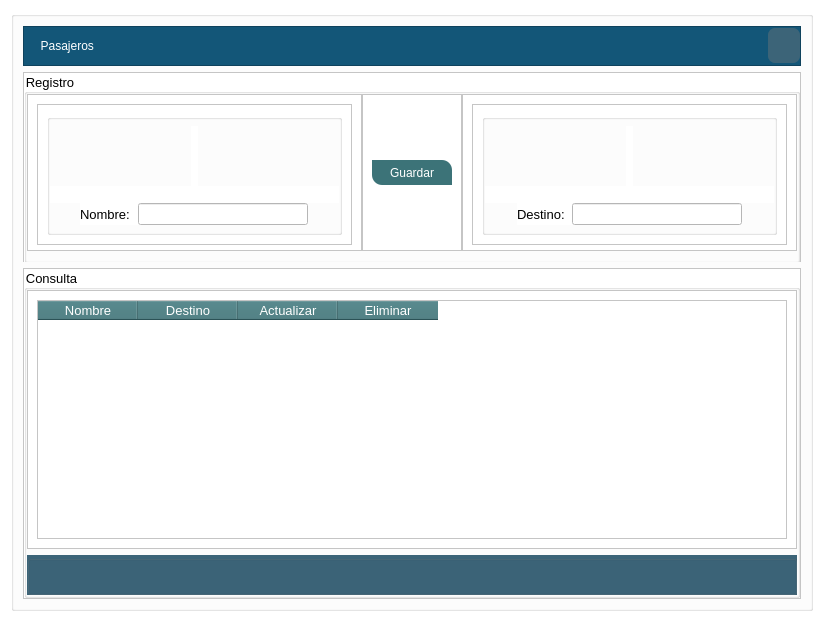
<?xml version="1.0" encoding="UTF-8"?>
<ui version="4.0">
 <class>Form</class>
 <widget class="QWidget" name="Form">
  <property name="geometry">
   <rect>
    <x>0</x>
    <y>0</y>
    <width>814</width>
    <height>605</height>
   </rect>
  </property>
  <property name="windowTitle">
   <string>Form</string>
  </property>
  <property name="styleSheet">
   <string notr="true">background-color: rgb(255, 255, 255);</string>
  </property>
  <layout class="QVBoxLayout" name="verticalLayout">
   <item>
    <widget class="QGroupBox" name="groupBox_3">
     <property name="title">
      <string/>
     </property>
     <layout class="QGridLayout" name="gridLayout_14">
      <item row="0" column="0">
       <widget class="QFrame" name="frame_superior">
        <property name="minimumSize">
         <size>
          <width>0</width>
          <height>40</height>
         </size>
        </property>
        <property name="maximumSize">
         <size>
          <width>16777215</width>
          <height>40</height>
         </size>
        </property>
        <property name="styleSheet">
         <string notr="true">background-color: rgb(19, 86, 120);</string>
        </property>
        <property name="frameShape">
         <enum>QFrame::StyledPanel</enum>
        </property>
        <property name="frameShadow">
         <enum>QFrame::Raised</enum>
        </property>
        <layout class="QHBoxLayout" name="horizontalLayout_2">
         <property name="spacing">
          <number>2</number>
         </property>
         <property name="leftMargin">
          <number>0</number>
         </property>
         <property name="topMargin">
          <number>0</number>
         </property>
         <property name="rightMargin">
          <number>0</number>
         </property>
         <property name="bottomMargin">
          <number>0</number>
         </property>
         <item>
          <widget class="QLabel" name="label_28">
           <property name="styleSheet">
            <string notr="true">color: rgb(255, 255, 255);</string>
           </property>
           <property name="text">
            <string>     Pasajeros</string>
           </property>
          </widget>
         </item>
         <item>
          <spacer name="horizontalSpacer">
           <property name="orientation">
            <enum>Qt::Horizontal</enum>
           </property>
           <property name="sizeHint" stdset="0">
            <size>
             <width>656</width>
             <height>20</height>
            </size>
           </property>
          </spacer>
         </item>
         <item>
          <widget class="QPushButton" name="btn_cerrar">
           <property name="maximumSize">
            <size>
             <width>16777215</width>
             <height>35</height>
            </size>
           </property>
           <property name="styleSheet">
            <string notr="true">QPushButton{
border-radius:7px;
background-color: rgb(60, 100, 120);
}
QPushButton:hover{
	border:10px solid rgb(50, 83, 100);
	
	background-color: rgb(255, 255, 255);

}</string>
           </property>
           <property name="text">
            <string/>
           </property>
           <property name="icon">
            <iconset>
             <normaloff>images/51517.png</normaloff>images/51517.png</iconset>
           </property>
           <property name="iconSize">
            <size>
             <width>30</width>
             <height>30</height>
            </size>
           </property>
          </widget>
         </item>
        </layout>
       </widget>
      </item>
      <item row="1" column="0">
       <widget class="QFrame" name="frame_26">
        <property name="maximumSize">
         <size>
          <width>16777215</width>
          <height>190</height>
         </size>
        </property>
        <property name="frameShape">
         <enum>QFrame::StyledPanel</enum>
        </property>
        <property name="frameShadow">
         <enum>QFrame::Raised</enum>
        </property>
        <layout class="QVBoxLayout" name="verticalLayout_38">
         <property name="spacing">
          <number>0</number>
         </property>
         <property name="leftMargin">
          <number>0</number>
         </property>
         <property name="topMargin">
          <number>0</number>
         </property>
         <property name="rightMargin">
          <number>0</number>
         </property>
         <property name="bottomMargin">
          <number>0</number>
         </property>
         <item>
          <widget class="QGroupBox" name="groupBox_31">
           <property name="minimumSize">
            <size>
             <width>0</width>
             <height>190</height>
            </size>
           </property>
           <property name="maximumSize">
            <size>
             <width>16777215</width>
             <height>190</height>
            </size>
           </property>
           <property name="font">
            <font>
             <pointsize>10</pointsize>
            </font>
           </property>
           <property name="title">
            <string>Registro</string>
           </property>
           <layout class="QHBoxLayout" name="horizontalLayout_29">
            <property name="spacing">
             <number>0</number>
            </property>
            <property name="leftMargin">
             <number>0</number>
            </property>
            <property name="topMargin">
             <number>0</number>
            </property>
            <property name="rightMargin">
             <number>0</number>
            </property>
            <item>
             <spacer name="horizontalSpacer_35">
              <property name="orientation">
               <enum>Qt::Horizontal</enum>
              </property>
              <property name="sizeHint" stdset="0">
               <size>
                <width>39</width>
                <height>20</height>
               </size>
              </property>
             </spacer>
            </item>
            <item>
             <widget class="QFrame" name="frame_38">
              <property name="frameShape">
               <enum>QFrame::StyledPanel</enum>
              </property>
              <property name="frameShadow">
               <enum>QFrame::Raised</enum>
              </property>
              <layout class="QGridLayout" name="gridLayout_30">
               <item row="0" column="0">
                <widget class="QFrame" name="frame_39">
                 <property name="minimumSize">
                  <size>
                   <width>315</width>
                   <height>141</height>
                  </size>
                 </property>
                 <property name="maximumSize">
                  <size>
                   <width>301</width>
                   <height>141</height>
                  </size>
                 </property>
                 <property name="frameShape">
                  <enum>QFrame::StyledPanel</enum>
                 </property>
                 <property name="frameShadow">
                  <enum>QFrame::Raised</enum>
                 </property>
                 <layout class="QGridLayout" name="gridLayout_31">
                  <item row="0" column="0">
                   <widget class="QGroupBox" name="groupBox_32">
                    <property name="title">
                     <string/>
                    </property>
                    <layout class="QGridLayout" name="gridLayout_32">
                     <property name="leftMargin">
                      <number>0</number>
                     </property>
                     <property name="topMargin">
                      <number>0</number>
                     </property>
                     <property name="rightMargin">
                      <number>0</number>
                     </property>
                     <property name="bottomMargin">
                      <number>0</number>
                     </property>
                     <property name="spacing">
                      <number>0</number>
                     </property>
                     <item row="0" column="0">
                      <layout class="QVBoxLayout" name="verticalLayout_41">
                       <item>
                        <layout class="QHBoxLayout" name="horizontalLayout_31">
                         <item>
                          <spacer name="horizontalSpacer_20">
                           <property name="orientation">
                            <enum>Qt::Horizontal</enum>
                           </property>
                           <property name="sizeHint" stdset="0">
                            <size>
                             <width>40</width>
                             <height>20</height>
                            </size>
                           </property>
                          </spacer>
                         </item>
                         <item>
                          <widget class="QLabel" name="label_14">
                           <property name="maximumSize">
                            <size>
                             <width>60</width>
                             <height>60</height>
                            </size>
                           </property>
                           <property name="text">
                            <string/>
                           </property>
                           <property name="pixmap">
                            <pixmap>images/949663.png</pixmap>
                           </property>
                           <property name="scaledContents">
                            <bool>true</bool>
                           </property>
                           <property name="alignment">
                            <set>Qt::AlignCenter</set>
                           </property>
                          </widget>
                         </item>
                         <item>
                          <spacer name="horizontalSpacer_5">
                           <property name="orientation">
                            <enum>Qt::Horizontal</enum>
                           </property>
                           <property name="sizeHint" stdset="0">
                            <size>
                             <width>40</width>
                             <height>20</height>
                            </size>
                           </property>
                          </spacer>
                         </item>
                        </layout>
                       </item>
                       <item>
                        <widget class="QLineEdit" name="ledt_pasajeros_id">
                         <property name="enabled">
                          <bool>false</bool>
                         </property>
                         <property name="font">
                          <font>
                           <pointsize>10</pointsize>
                           <kerning>false</kerning>
                          </font>
                         </property>
                         <property name="mouseTracking">
                          <bool>false</bool>
                         </property>
                         <property name="acceptDrops">
                          <bool>false</bool>
                         </property>
                         <property name="toolTip">
                          <string notr="true"/>
                         </property>
                         <property name="accessibleDescription">
                          <string notr="true"/>
                         </property>
                         <property name="styleSheet">
                          <string notr="true">color: rgb(255, 255, 255);</string>
                         </property>
                         <property name="frame">
                          <bool>false</bool>
                         </property>
                         <property name="readOnly">
                          <bool>false</bool>
                         </property>
                         <property name="placeholderText">
                          <string notr="true"/>
                         </property>
                        </widget>
                       </item>
                       <item>
                        <layout class="QHBoxLayout" name="horizontalLayout">
                         <item>
                          <spacer name="horizontalSpacer_27">
                           <property name="orientation">
                            <enum>Qt::Horizontal</enum>
                           </property>
                           <property name="sizeHint" stdset="0">
                            <size>
                             <width>40</width>
                             <height>20</height>
                            </size>
                           </property>
                          </spacer>
                         </item>
                         <item>
                          <widget class="QLabel" name="label_88">
                           <property name="font">
                            <font>
                             <pointsize>10</pointsize>
                            </font>
                           </property>
                           <property name="text">
                            <string>Nombre:  </string>
                           </property>
                          </widget>
                         </item>
                         <item>
                          <widget class="QLineEdit" name="ledt_pasajeros_nombre">
                           <property name="minimumSize">
                            <size>
                             <width>170</width>
                             <height>0</height>
                            </size>
                           </property>
                          </widget>
                         </item>
                         <item>
                          <spacer name="horizontalSpacer_29">
                           <property name="orientation">
                            <enum>Qt::Horizontal</enum>
                           </property>
                           <property name="sizeHint" stdset="0">
                            <size>
                             <width>40</width>
                             <height>20</height>
                            </size>
                           </property>
                          </spacer>
                         </item>
                        </layout>
                       </item>
                      </layout>
                     </item>
                    </layout>
                   </widget>
                  </item>
                 </layout>
                </widget>
               </item>
              </layout>
             </widget>
            </item>
            <item>
             <widget class="QFrame" name="frame_40">
              <property name="frameShape">
               <enum>QFrame::StyledPanel</enum>
              </property>
              <property name="frameShadow">
               <enum>QFrame::Raised</enum>
              </property>
              <layout class="QVBoxLayout" name="verticalLayout_40">
               <item>
                <spacer name="verticalSpacer_19">
                 <property name="orientation">
                  <enum>Qt::Vertical</enum>
                 </property>
                 <property name="sizeHint" stdset="0">
                  <size>
                   <width>17</width>
                   <height>27</height>
                  </size>
                 </property>
                </spacer>
               </item>
               <item>
                <layout class="QVBoxLayout" name="verticalLayout_39">
                 <item>
                  <widget class="QPushButton" name="btn_agregar_pasajero">
                   <property name="minimumSize">
                    <size>
                     <width>80</width>
                     <height>25</height>
                    </size>
                   </property>
                   <property name="styleSheet">
                    <string notr="true">QPushButton{
	border-top-right-radius:10px;
	border-bottom-left-radius:10px;
	background-color: rgb(60, 115, 120);
	
	color: rgb(255, 255, 255);
}
QPushButton:hover{
	background-color: rgb(0, 85, 120);
}</string>
                   </property>
                   <property name="text">
                    <string>Guardar</string>
                   </property>
                  </widget>
                 </item>
                </layout>
               </item>
               <item>
                <spacer name="verticalSpacer_2">
                 <property name="orientation">
                  <enum>Qt::Vertical</enum>
                 </property>
                 <property name="sizeHint" stdset="0">
                  <size>
                   <width>20</width>
                   <height>40</height>
                  </size>
                 </property>
                </spacer>
               </item>
              </layout>
             </widget>
            </item>
            <item>
             <widget class="QFrame" name="frame_47">
              <property name="frameShape">
               <enum>QFrame::StyledPanel</enum>
              </property>
              <property name="frameShadow">
               <enum>QFrame::Raised</enum>
              </property>
              <layout class="QGridLayout" name="gridLayout_33">
               <item row="0" column="0">
                <widget class="QFrame" name="frame_48">
                 <property name="minimumSize">
                  <size>
                   <width>315</width>
                   <height>141</height>
                  </size>
                 </property>
                 <property name="maximumSize">
                  <size>
                   <width>301</width>
                   <height>141</height>
                  </size>
                 </property>
                 <property name="frameShape">
                  <enum>QFrame::StyledPanel</enum>
                 </property>
                 <property name="frameShadow">
                  <enum>QFrame::Raised</enum>
                 </property>
                 <layout class="QGridLayout" name="gridLayout_15">
                  <item row="0" column="0">
                   <widget class="QGroupBox" name="groupBox_33">
                    <property name="title">
                     <string/>
                    </property>
                    <layout class="QGridLayout" name="gridLayout_34">
                     <property name="leftMargin">
                      <number>0</number>
                     </property>
                     <property name="topMargin">
                      <number>0</number>
                     </property>
                     <property name="rightMargin">
                      <number>0</number>
                     </property>
                     <property name="bottomMargin">
                      <number>0</number>
                     </property>
                     <property name="spacing">
                      <number>0</number>
                     </property>
                     <item row="0" column="0">
                      <layout class="QVBoxLayout" name="verticalLayout_42">
                       <item>
                        <layout class="QHBoxLayout" name="horizontalLayout_32">
                         <item>
                          <spacer name="horizontalSpacer_22">
                           <property name="orientation">
                            <enum>Qt::Horizontal</enum>
                           </property>
                           <property name="sizeHint" stdset="0">
                            <size>
                             <width>40</width>
                             <height>20</height>
                            </size>
                           </property>
                          </spacer>
                         </item>
                         <item>
                          <widget class="QLabel" name="label_32">
                           <property name="maximumSize">
                            <size>
                             <width>60</width>
                             <height>60</height>
                            </size>
                           </property>
                           <property name="text">
                            <string/>
                           </property>
                           <property name="pixmap">
                            <pixmap>images/10733323.png</pixmap>
                           </property>
                           <property name="scaledContents">
                            <bool>true</bool>
                           </property>
                          </widget>
                         </item>
                         <item>
                          <spacer name="horizontalSpacer_21">
                           <property name="orientation">
                            <enum>Qt::Horizontal</enum>
                           </property>
                           <property name="sizeHint" stdset="0">
                            <size>
                             <width>40</width>
                             <height>20</height>
                            </size>
                           </property>
                          </spacer>
                         </item>
                        </layout>
                       </item>
                       <item>
                        <widget class="QLineEdit" name="ledt_pasajeros_id_viaje">
                         <property name="enabled">
                          <bool>false</bool>
                         </property>
                         <property name="font">
                          <font>
                           <pointsize>10</pointsize>
                           <kerning>false</kerning>
                          </font>
                         </property>
                         <property name="mouseTracking">
                          <bool>false</bool>
                         </property>
                         <property name="acceptDrops">
                          <bool>false</bool>
                         </property>
                         <property name="toolTip">
                          <string notr="true"/>
                         </property>
                         <property name="whatsThis">
                          <string notr="true"/>
                         </property>
                         <property name="accessibleDescription">
                          <string notr="true"/>
                         </property>
                         <property name="styleSheet">
                          <string notr="true">color: rgb(255, 255, 255);</string>
                         </property>
                         <property name="frame">
                          <bool>false</bool>
                         </property>
                         <property name="placeholderText">
                          <string/>
                         </property>
                        </widget>
                       </item>
                       <item>
                        <layout class="QHBoxLayout" name="horizontalLayout_30">
                         <item>
                          <spacer name="horizontalSpacer_28">
                           <property name="orientation">
                            <enum>Qt::Horizontal</enum>
                           </property>
                           <property name="sizeHint" stdset="0">
                            <size>
                             <width>40</width>
                             <height>20</height>
                            </size>
                           </property>
                          </spacer>
                         </item>
                         <item>
                          <widget class="QLabel" name="label_97">
                           <property name="font">
                            <font>
                             <pointsize>10</pointsize>
                            </font>
                           </property>
                           <property name="text">
                            <string>Destino:  </string>
                           </property>
                          </widget>
                         </item>
                         <item>
                          <widget class="QLineEdit" name="ledt_pasajeros_destino">
                           <property name="minimumSize">
                            <size>
                             <width>170</width>
                             <height>0</height>
                            </size>
                           </property>
                          </widget>
                         </item>
                         <item>
                          <spacer name="horizontalSpacer_30">
                           <property name="orientation">
                            <enum>Qt::Horizontal</enum>
                           </property>
                           <property name="sizeHint" stdset="0">
                            <size>
                             <width>40</width>
                             <height>20</height>
                            </size>
                           </property>
                          </spacer>
                         </item>
                        </layout>
                       </item>
                      </layout>
                     </item>
                    </layout>
                   </widget>
                  </item>
                 </layout>
                </widget>
               </item>
              </layout>
             </widget>
            </item>
            <item>
             <spacer name="horizontalSpacer_38">
              <property name="orientation">
               <enum>Qt::Horizontal</enum>
              </property>
              <property name="sizeHint" stdset="0">
               <size>
                <width>39</width>
                <height>20</height>
               </size>
              </property>
             </spacer>
            </item>
           </layout>
          </widget>
         </item>
        </layout>
       </widget>
      </item>
      <item row="2" column="0">
       <widget class="QFrame" name="frame_2">
        <property name="frameShape">
         <enum>QFrame::StyledPanel</enum>
        </property>
        <property name="frameShadow">
         <enum>QFrame::Raised</enum>
        </property>
        <layout class="QGridLayout" name="gridLayout_2">
         <property name="leftMargin">
          <number>0</number>
         </property>
         <property name="topMargin">
          <number>0</number>
         </property>
         <property name="rightMargin">
          <number>0</number>
         </property>
         <property name="bottomMargin">
          <number>0</number>
         </property>
         <property name="spacing">
          <number>0</number>
         </property>
         <item row="0" column="0">
          <widget class="QGroupBox" name="groupBox_4">
           <property name="font">
            <font>
             <pointsize>10</pointsize>
            </font>
           </property>
           <property name="title">
            <string>Consulta</string>
           </property>
           <layout class="QVBoxLayout" name="verticalLayout_5">
            <property name="leftMargin">
             <number>0</number>
            </property>
            <property name="topMargin">
             <number>0</number>
            </property>
            <property name="rightMargin">
             <number>0</number>
            </property>
            <property name="bottomMargin">
             <number>0</number>
            </property>
            <item>
             <widget class="QFrame" name="frame_6">
              <property name="frameShape">
               <enum>QFrame::StyledPanel</enum>
              </property>
              <property name="frameShadow">
               <enum>QFrame::Raised</enum>
              </property>
              <layout class="QGridLayout" name="gridLayout_3">
               <item row="0" column="0">
                <widget class="QTableWidget" name="tabla_pasajeros">
                 <property name="minimumSize">
                  <size>
                   <width>0</width>
                   <height>239</height>
                  </size>
                 </property>
                 <property name="styleSheet">
                  <string notr="true">QTableWidget{
	background-color: rgb(255, 255, 255);
	color: rgb(0, 0, 0);
}
QHeaderView::section{
	background-color: rgb(60, 115, 120);
	color: rgb(255, 255, 255);
	font-size:10pt;
}</string>
                 </property>
                 <column>
                  <property name="text">
                   <string>Nombre</string>
                  </property>
                 </column>
                 <column>
                  <property name="text">
                   <string>Destino</string>
                  </property>
                 </column>
                 <column>
                  <property name="text">
                   <string>Actualizar</string>
                  </property>
                 </column>
                 <column>
                  <property name="text">
                   <string>Eliminar</string>
                  </property>
                 </column>
                </widget>
               </item>
              </layout>
             </widget>
            </item>
            <item>
             <widget class="QGroupBox" name="groupBox_30">
              <property name="minimumSize">
               <size>
                <width>0</width>
                <height>40</height>
               </size>
              </property>
              <property name="styleSheet">
               <string notr="true">background-color: rgb(60, 100, 120);</string>
              </property>
              <property name="title">
               <string/>
              </property>
              <layout class="QHBoxLayout" name="horizontalLayout_5">
               <item>
                <spacer name="horizontalSpacer_4">
                 <property name="orientation">
                  <enum>Qt::Horizontal</enum>
                 </property>
                 <property name="sizeHint" stdset="0">
                  <size>
                   <width>119</width>
                   <height>18</height>
                  </size>
                 </property>
                </spacer>
               </item>
              </layout>
             </widget>
            </item>
           </layout>
          </widget>
         </item>
        </layout>
       </widget>
      </item>
     </layout>
    </widget>
   </item>
  </layout>
 </widget>
 <resources/>
 <connections>
  <connection>
   <sender>btn_cerrar</sender>
   <signal>clicked()</signal>
   <receiver>Form</receiver>
   <slot>close()</slot>
   <hints>
    <hint type="sourcelabel">
     <x>871</x>
     <y>38</y>
    </hint>
    <hint type="destinationlabel">
     <x>454</x>
     <y>323</y>
    </hint>
   </hints>
  </connection>
 </connections>
</ui>
